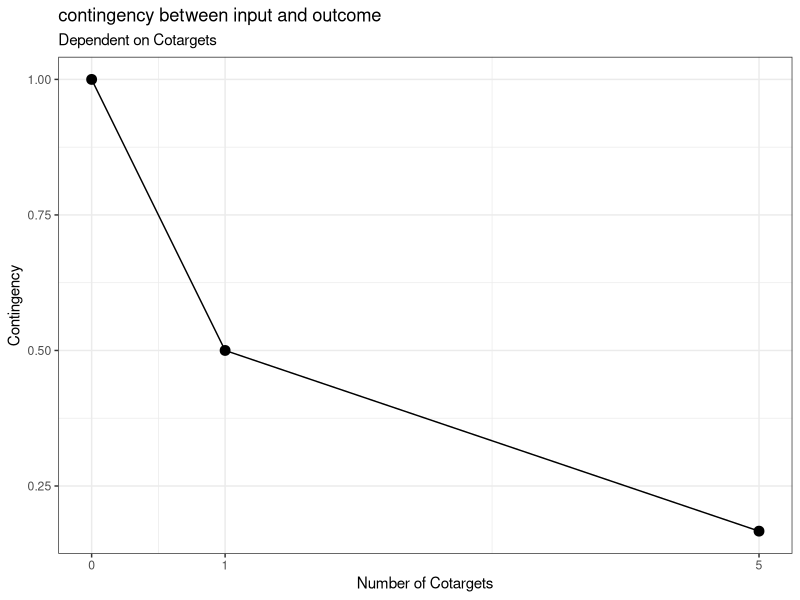
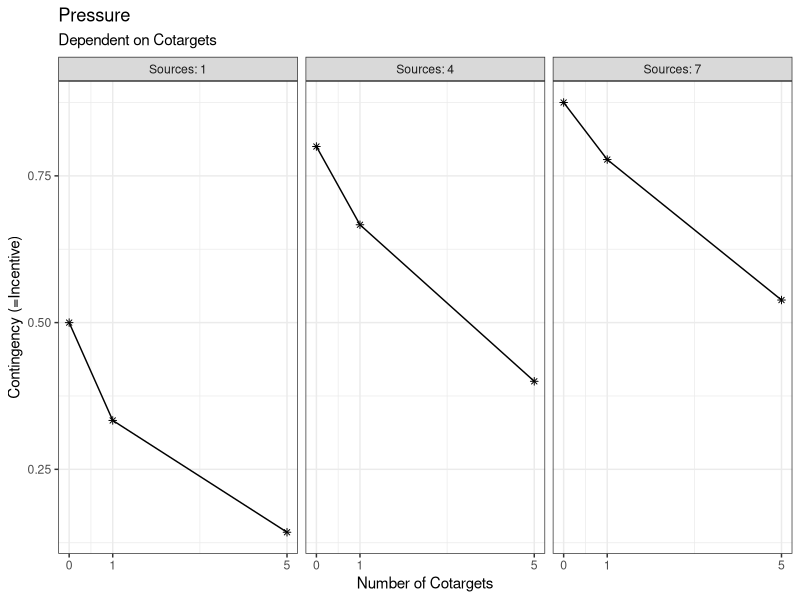
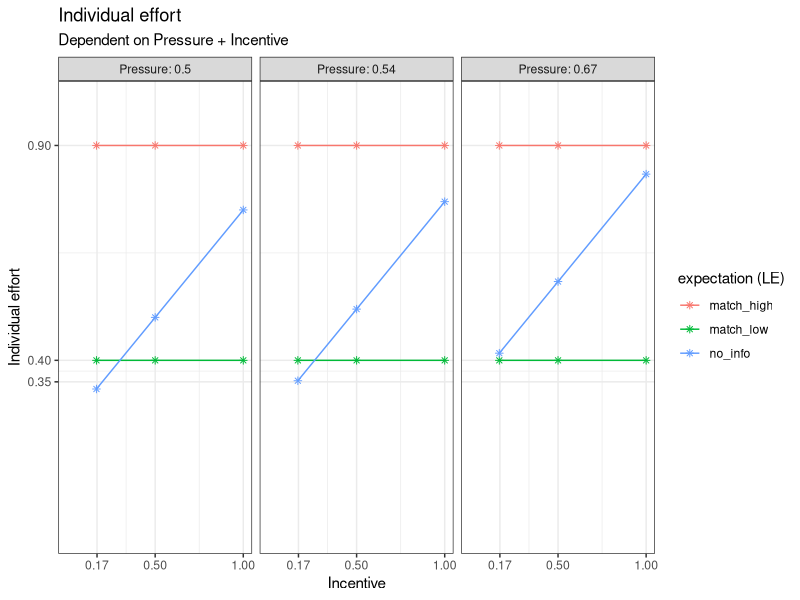
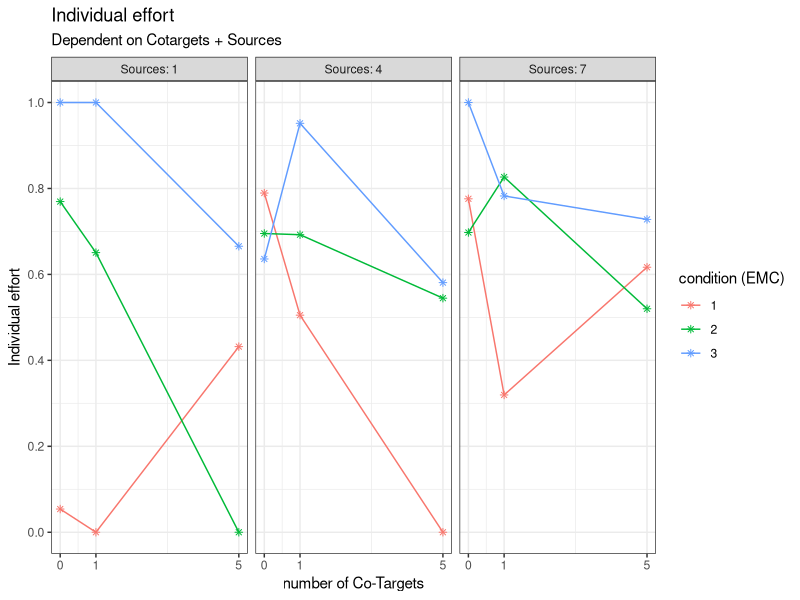
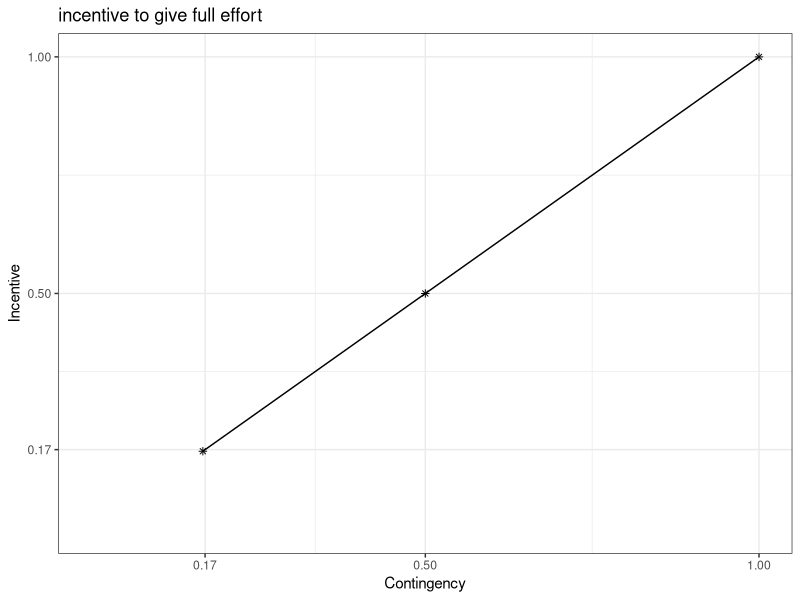
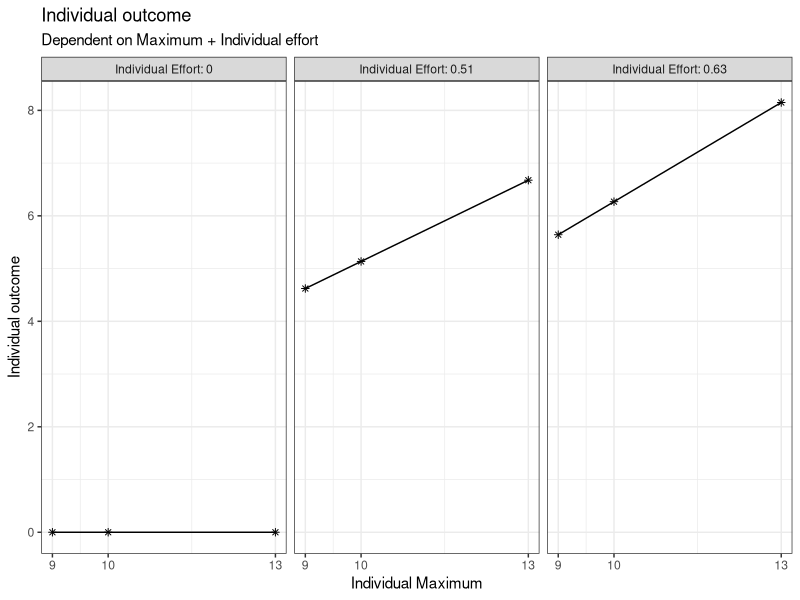

Reproduce these figures in R, in order.
###Creating of the base functions to compute the outcome of the simulation later on

# load the necessary libraries (these command are executed in the Quarto Script too, but they remain in this section for better traceability)
library(ggplot2)
library(dplyr)
library(multcomp)

#' p1 Compute the contingency between input and outcome
#' 
#' @param CT number of people who are also viewed as targets of social pressure. Ranges from 0 to infinite (discrete)
#' 
#' @return (CON) contingency between input and outcome. Ranges from 0 to 1 (continuous)

get_CON <- function(CT) {
  n <- CT + 1
  CON <- 1/n
  return(CON)
}

# (example) check vectorized form:
CT <- c(0, 1, 5)
CON <- get_CON(CT)
CON

# (example) create data for CT 
plot_data_CON <- expand.grid(
  CT = c(0, 1, 5)
)

# (example) compute CON from the CT data
plot_data_CON$CON <- get_CON(
  CT = plot_data_CON$CT
)

# (example) plot a visual graph for the p1-function
plot_p1 <- ggplot(plot_data_CON, aes(x = CT, y = CON)) +
  geom_point(size = 3) +
  labs(title = "contingency between input and outcome", 
       subtitle = "Dependent on Cotargets", 
       y = "Contingency", 
       x = "Number of Cotargets") +
  scale_x_continuous(limits = c(0, 5), breaks = c(0, 1, 5)) +
  theme_bw() +
  geom_line()



#' p2 compute the social pressure on each given target member of the group
#' 
#' @param CT number of people who are also viewed as targets of social impact. Ranges from 0 to infinite (discrete)
#' @param S number of people viewed as source of social pressure. Ranges from 0 to infinite (discrete)
#' 
#' @return (P) social pressure. Ranges from 0 to 1 (continuous)

get_P <- function (CT, S) {
  P <- S/(S+CT+1)
  return(P)
}

# (example) check vectorized form:
CT <- c(0, 1, 5)
S <- c(1, 4, 7)
P <- get_P(CT, S)
P

# (example) create data for CT and S 
plot_data_P <- expand.grid(
  CT = c(0, 1, 5),
  S = c(1, 4, 7)
)

# (example) compute pressure from CT and S
plot_data_P$P <- get_P(
  CT = plot_data_P$CT,
  S = plot_data_P$S
)

# (example) create an extra column for the plotting
plot_data_P$S_label <- paste("Sources:", plot_data_P$S)

# (example) plot a visual graph for the p2-function
plot_p2 <-ggplot(plot_data_P, aes(x = CT, y = P)) +
  geom_point(shape = 8) +
  facet_wrap(~plot_data_P$S_label) +
  labs(title = "Pressure", subtitle = "Dependent on Cotargets", y = "Contingency (=Incentive)", x = "Number of Cotargets") +
  scale_x_continuous(limits = c(0, 5), breaks = c(0, 1, 5)) +
  theme_bw() +
  geom_line()



#' t1 compute the incentive to give full effort
#' 
#' @param CON number of people who are also viewed as targets of social impact. Ranges from 0 to infinite (discrete)
#' 
#' @return (INC) incentive to give full effort. Ranges from 0 to 1 (continuous)

#define the social loafing replication condition

get_INC <- function(CON) {
  INC = CON
  return(INC)
}

# (example) check vectorized form:
INC <- get_INC(CON)
INC

# (example) create data for CT 
plot_data_INC <- expand.grid(
  CON = CON
)

# (example) compute the incentive from CT 
plot_data_INC$INC <- get_INC(
  CON = plot_data_INC$CON
)
# (example) plot a visual graph for the t1-function
plot_t1 <- ggplot(plot_data_INC, aes(x = CON, y = INC)) +
  geom_point(shape = 8) +
  labs(title = "incentive to give full effort", y = "Incentive", x = "Contingency") +
  scale_x_continuous(limits = c(0, 1), breaks = c(round(CON, digits = 2))) +
  scale_y_continuous(limits = c(0, 1), breaks = c(round(INC, digits = 2))) +
  theme_bw() +
  geom_line()


#' t3 transform the EMC condition into loafing expectation
#' 
#' @param EMC Effort condition. ordinal variable with the values "1", "2" or "3"
#' 
#' @return (LE) loafing expectation. ordinal variable with possible values as followed: 
#' "match_low", "no_info", "match_high"

get_LE <- function(EMC) {
  LE <- case_match(EMC,
                    1 ~ "match_low",
                    2 ~ "no_info",
                    3 ~ "match_high"
  )
  return(LE)
}

# (example) check vectorized form:
EMC <- c(1, 2, 3)
LE <- get_LE(EMC)
LE

# no example plot is computed, cause there's nothing to show - with the execution of LE we can see the 
# function is working with vectors 


#' p3 compute the individual effort 
#' 
#' @param INC incentive to give full effort. Ranges from 0 to 1 (continuous)
#' @param P social pressure. Ranges from 0 to 1 (continuous)
#' @param LE loafing expectation. ordinal variable with possible values as followed: 
#' "match_low", "no_info", "match_high"
#' 
#' @return (IE) individual effort. Ranges from 0 to 1 (continuous)

get_IE <- function(INC, P, LE) {
  # the Social Loafing baseline (Latané)
  # whilst CT increases, the output decreases
  loafing_effort <- 0.5 * INC + 0.5 * P
  
  # the effort matching logic
  # we're definign fix values which represent the expectation for the "alone"-
  # condition of other subjects (independent of the current group size)
  final_IE <- case_when(
    # condition: co-Target is not loafing in its "alone"-condition
    LE == "match_high" ~ 0.9, 
    
    # condition: Co-Target is loafing in its "alone"-condition
    LE == "match_low"  ~ 0.4, 
    
    # In der no_info Bedingung greift das klassische Modell (Loafing)
    LE == "no_info"    ~ loafing_effort,
    
    TRUE                ~ loafing_effort
  )
  
  return(final_IE)
}

# (example) check vectorized form:
LE <- c("match_high", "match_low", "no_info")
IE <- get_IE(INC, P, LE)
IE


# (example) create data for INC, P and LE
plot_data_IE <- expand.grid(
  INC = INC,
  P = P,
  LE = c("match_high", "match_low", "no_info")
)

# (example) compute the individual effort from INC, P and LE
plot_data_IE$IE <- get_IE(
  INC = plot_data_IE$INC,
  P = plot_data_IE$P, 
  LE = plot_data_IE$LE
)

# (example) create an extra column for the plotting
plot_data_IE$P_label <- paste("Pressure:", round(plot_data_IE$P, digits = 2))

# (example) plot a visual graph for the p3-function
plot_p3 <- ggplot(plot_data_IE, aes(x = INC, y = IE, color = LE, group = LE)) +
  geom_point(shape = 8) +
  facet_wrap(~P_label) +
  labs(title = "Individual effort", 
       subtitle = "Dependent on Pressure + Incentive", 
       y = "Individual effort", 
       x = "Incentive", 
       color = "expectation (LE)") +
  scale_x_continuous(limits = c(0, 1), breaks = c(round(INC, digits = 2))) +
  scale_y_continuous(limits = c(0, 1), breaks = c(round(IE, digits = 2))) +
  theme_bw() +
  geom_line()



#' Superfunction - compute the individual effort with some noise (through all the previous functions)
#' 
#' @param CT number of people who are also viewed as targets of social pressure. Ranges from 0 to infinite (discrete)
#' @param S number of people viewed as source of social pressure. Ranges from 0 to infinite 
#' @param EMC Effort condition. ordinal variable with the values "1", "2" or "3"
#' 
#' @return (IE) individual effort. Ranges from 0 to 1 (continuous)

get_super_IE <- function(CT, S, EMC) {
  LE <- get_LE(EMC)
  CON <- get_CON(CT) 
  P <- get_P(CT, S)
  INC <- get_INC(CON)
  IE <- get_IE(INC, P, LE)
  
  IE <- IE + rnorm(length(IE), mean = 0, sd = 0.3)
  IE[IE > 1] <- 1
  IE[IE < 0] <- 0
  return(IE)
}

# (example) check vectorized form
IE <- get_super_IE(CT, S, EMC)
IE

# (example) create data for INC, P and LE (all variables were defined earlier in the code)
plot_data_super_IE <- expand.grid(
  CT = CT,
  S = S,
  EMC = EMC
)

# (example) compute the individual effort from CT, S and EMC
plot_data_super_IE$IE <- get_super_IE(
  CT = plot_data_super_IE$CT,
  S = plot_data_super_IE$S, 
  EMC = plot_data_super_IE$EMC
)

# (example) create an extra column for the plotting
plot_data_super_IE$S_label <- paste("Sources:", plot_data_super_IE$S)

# (example) plot a visual graph for the p3-function
plot_super <- ggplot(plot_data_super_IE, aes(x = CT, y = IE, color = as.factor(EMC), group = EMC)) +
  geom_point(shape = 8) +
  facet_wrap(~S_label) +
  labs(title = "Individual effort", 
       subtitle = "Dependent on Cotargets + Sources", 
       y = "Individual effort", 
       x = "number of Co-Targets", 
       color = "condition (EMC)") +
  scale_x_continuous(limits = c(0, 5), breaks = c(0, 1, 5)) +
  scale_y_continuous(limits = c(0, 1), breaks = seq(0, 1, 0.2)) +
  theme_bw() +
  geom_line()


#' t2-function (manifest) - compute the individual outcome
#' 
#' @param MC maximum capacity to scream. Ranges from 0 to 15 (continuous)
#' @param IE individual effort Ranges from 0 to 1 (continuous)
#' 
#' @return (IO) individual outcome. Ranges from 0 to inf. (continuous)

get_IO <- function(MC, IE) {
  IO <- MC * IE   
  return (IO)
}

# (example) check vectorized form:
MC <- c(9, 10, 13)
IO <- get_IO(MC, IE)
IO

# (example) create data for MC and IE
plot_data_IO <- expand.grid(
  MC = c(9, 10, 13),
  IE = IE
)

# (example) compute the individual effort from MC and IE
plot_data_IO$IO <- get_IO(
  MC = plot_data_IO$MC,
  IE = plot_data_IO$IE
)

# (example) create an extra column for the plotting
plot_data_IO$IE_label <- paste("Individual Effort:", round(plot_data_IO$IE, digits = 2))

# (example) plot a visual graph for the t2-function
plot_t2 <- ggplot(plot_data_IO, aes(x = MC, y = IO)) +
  geom_point(shape = 8) +
  facet_wrap(~plot_data_IO$IE_label) +
  labs(title = "Individual outcome", subtitle = "Dependent on Maximum + Individual effort", y = "Individual outcome", x = "Individual Maximum") +
  scale_x_continuous(limits = c(min(MC), max(MC)), breaks = c(round(MC, digits = 2))) +
  scale_y_continuous(limits = c(min(plot_data_IO$IO), max(plot_data_IO$IO)), breaks = pretty(plot_data_IO$IO)) +
  theme_bw() +
  geom_line()


#' Superfunction - compute the individual outcome  (through all the previous functions)
#' 
#' @param CT number of people who are also viewed as targets of social pressure. Ranges from 0 to infinite (discrete)
#' @param S number of people viewed as source of social pressure. Ranges from 0 to infinite (discrete)
#' @param MC maximum capacity to scream. Ranges from 0 to 15 (continuous)
#' 
#' @return (IO) individual outcome. Ranges from 0 to inf (continuous)

get_super_IO <- function(CT, S, MC, EMC){
  IO <- get_super_IE(CT, S, EMC) * MC 
  return (IO)
}

# note: we dont need plots for this superfunctions, cause it is shown in the "Evaluation" section later on.
# note2: this applies for a check of vectorized forms too... we did that earlier in checking the isolated functions.

# the final simulation for this model can be seen in 02_simulation.R 
